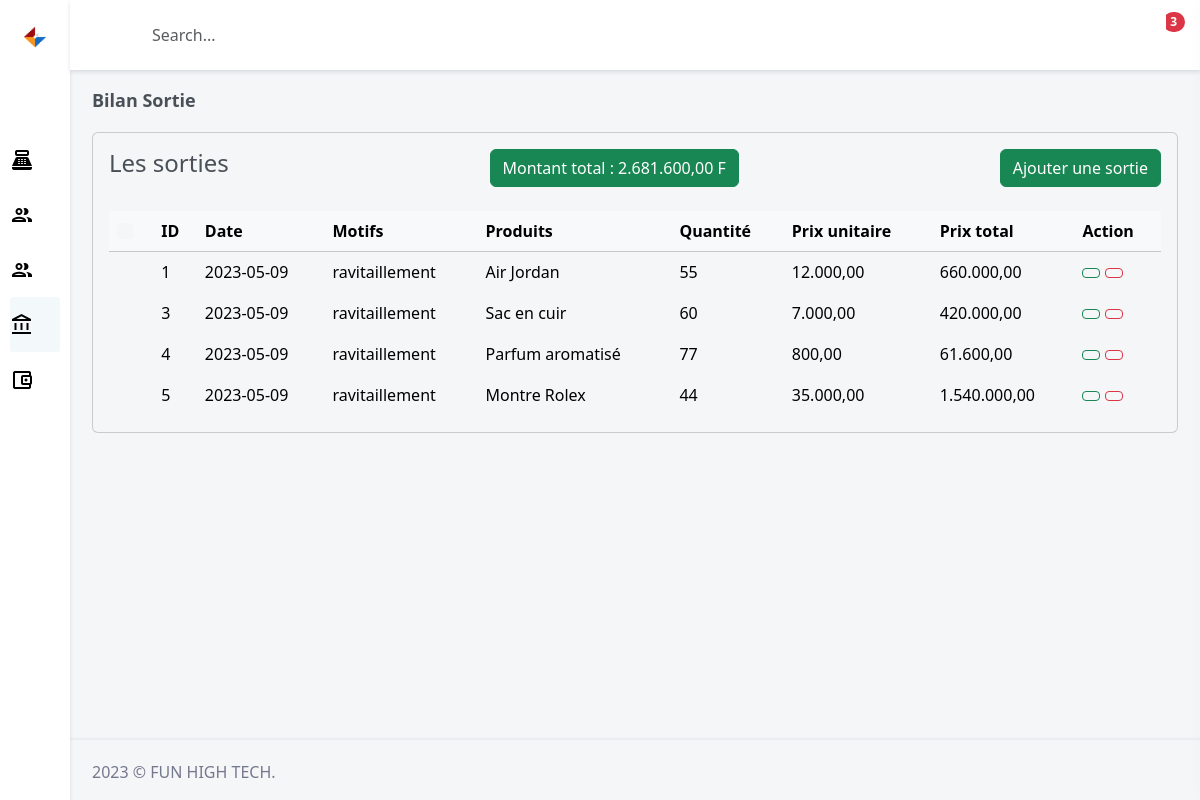
/application/sortie.php (signed in), run on the app's committed database.
### tables this page shows
CREATE TABLE `sorties` (
  `id` int(11) NOT NULL,
  `date` date NOT NULL,
  `motifs` varchar(255) NOT NULL,
  `produit` varchar(255) NOT NULL,
  `fournisseur_id` int(11) NOT NULL,
  `quantite` int(11) NOT NULL
);

CREATE TABLE `stocks` (
  `id` int(11) NOT NULL,
  `designation` varchar(255) NOT NULL,
  `photo` varchar(255) NOT NULL,
  `fournisseur_id` int(11) NOT NULL,
  `date_livraison` date NOT NULL,
  `date_exp` date NOT NULL,
  `total_livre` varchar(255) NOT NULL,
  `total_stock` varchar(255) NOT NULL,
  `prix_unitaire` varchar(255) NOT NULL,
  `stock_rest` varchar(255) NOT NULL
);

### functions/functions.php (called while the page is built, shortened)
<?php
include_once('../includes/connect.php');
function total_sortie() {
    global $con;
    $query = "Select * from `sorties`";
    $execute = mysqli_query($con, $query);
    $check = mysqli_num_rows($execute);
    if($check > 0) {
        $total_sortie = 0;
        while($row = mysqli_fetch_assoc($execute)) {
        $produit = $row['produit'];
        $fournisseur = $row['fournisseur_id'];
        $quantite = $row['quantite'];
            $select = "Select * from `stocks` where designation='$produit' and fournisseur_id=$fournisseur";
            $result = mysqli_query($con, $select);
            $rox = mysqli_fetch_assoc($result);
                $prix_unitaire = $rox['prix_unitaire'];
                $prix_total_sortie_unitaire = $prix_unitaire * $quantite;
                $total_sortie += $prix_total_sortie_unitaire;
        }
        $resultat_formate = number_format($total_sortie, 2, ',', '.');
        return $resultat_formate;
    }
}
?>

### application/sortie.php (the view, shortened to what this page needs)
<?php include "header2.php"; ?>
            <div class="main-content">
                <div class="page-content">
                    <div class="container-fluid">
                        <div class="row">
                            <div class="col-12">
                                <div class="page-title-box d-flex align-items-center justify-content-between">
                                    <h4 class="mb-0">Bilan Sortie</h4>
                                </div>
                            </div>
                        </div>
                        <div class="row">
                            <div class="col-lg-12">
                                <div class="card">
                                    <div class="card-body">
                                      <div class="d-flex justify-content-between flex-wrap">
                                          <h4 class="card-title mb-4">Les sorties</h4>
                                          <a href="#" class="btn btn-success mb-4"> Montant total : <?= total_sortie() ?> F</a>
                                          <a href="ajoutsorties.php" class="btn btn-success mb-4"><i class="fa fa-plus"></i> Ajouter une sortie</a>
                                    </div>
                                        <div class="table-responsive">
                                            <table class="table table-centered table-nowrap mb-0">
                                                <thead class="table-light">
                                                    <tr>
                                                        <th style="width: 20px;">
                                                            <div class="form-check font-size-16">
                                                                <input type="checkbox" class="form-check-input" id="customCheck1">
                                                                <label class="form-check-label" for="customCheck1">&nbsp;</label>
                                                            </div>
                                                        </th>
                                                        <th>ID</th>
                                                        <th>Date</th>
                                                        <th>Motifs</th>
                                                        <th>Produits</th>
                                                        <th>Quantité</th>
                                                        <th>Prix unitaire</th>
                                                        <th>Prix total</th>
                                                        <th>Action</th>
                                                    </tr>
                                                </thead>
                                                <tbody>
                                                <?php
                                                        global $con;
                                                        $query = "Select * from `sorties`";
                                                        $execute = mysqli_query($con, $query);
                                                        while($row = mysqli_fetch_assoc($execute)) {
                                                            $id = $row['id'];
                                                            $date = $row['date'];
                                                            $motifs = $row['motifs'];
                                                            $produit = $row['produit'];
                                                            $fournisseur = $row['fournisseur_id'];
                                                            $quantite = $row['quantite'];
                                                            $select = "Select * from `stocks` where designation='$produit' and fournisseur_id=$fournisseur";
                                                            $result = mysqli_query($con, $select);
                                                            $rox = mysqli_fetch_assoc($result);
                                                            $prix_unitaire = $rox['prix_unitaire'];
                                                            $prix_unitaire_formate = number_format($prix_unitaire, 2, ',', '.');
                                                            $prix_total_sortie = $prix_unitaire * $quantite;
                                                            $prix_total_sortie_formate = number_format($prix_total_sortie, 2, ',', '.');
                                                    ?>
                                                    <tr data-id="<?= $id ?>">
                                                        <td>
                                                            <div class="form-check font-size-16">
                                                                <input type="checkbox" class="form-check-input" id="customCheck2">
                                                                <label class="form-check-label" for="customCheck2">&nbsp;</label>
                                                            </div>
                                                        </td>
                                                        <td class="sortie_id"><?= $id ?></td>
                                                        <td>
                                                            <?= $date ?>
                                                        </td>
                                                        <td><?= $motifs ?></td>
                                                        <td><?= $produit ?></td>
                                                        <td><?= $quantite ?></td>
                                                        <td><?= $prix_unitaire_formate ?></td>
                                                        <td><?= $prix_total_sortie_formate ?></td>
                                                        <td >
                                                            <a class="btn btn-outline-success btn-sm waves-light update-sortie" title="Modifier"  data-bs-toggle="modal" data-bs-target=".bs-example-modal-center">
                                                            </a>
                                                            <a class="btn btn-outline-danger btn-sm edit delete-sortie" title="Supprimer">
                                                            </a>
                                                        </td>
                                                    </tr>
                                                    <?php } ?>
                                                </tbody>
                                            </table>
                                        </div>
                                    </div>
                                </div>
                            </div>
                        </div>
                    </div>
                </div>
<?php include "footer.php"; ?>

### data on the page
sorties: id "1", date "2023-05-09", motifs "ravitaillement", produit "Air Jordan", quantite "55", stocks.prix_unitaire "12.000,00", quantite.prix_unitaire "660.000,00"
sorties: id "3", date "2023-05-09", motifs "ravitaillement", produit "Sac en cuir", quantite "60", stocks.prix_unitaire "7.000,00", quantite.prix_unitaire "420.000,00"
sorties: id "4", date "2023-05-09", motifs "ravitaillement", produit "Parfum aromatisé", quantite "77", stocks.prix_unitaire "800,00", quantite.prix_unitaire "61.600,00"
sorties: id "5", date "2023-05-09", motifs "ravitaillement", produit "Montre Rolex", quantite "44", stocks.prix_unitaire "35.000,00", quantite.prix_unitaire "1.540.000,00"

### other printed values
total_sortie() "2.681.600,00"
